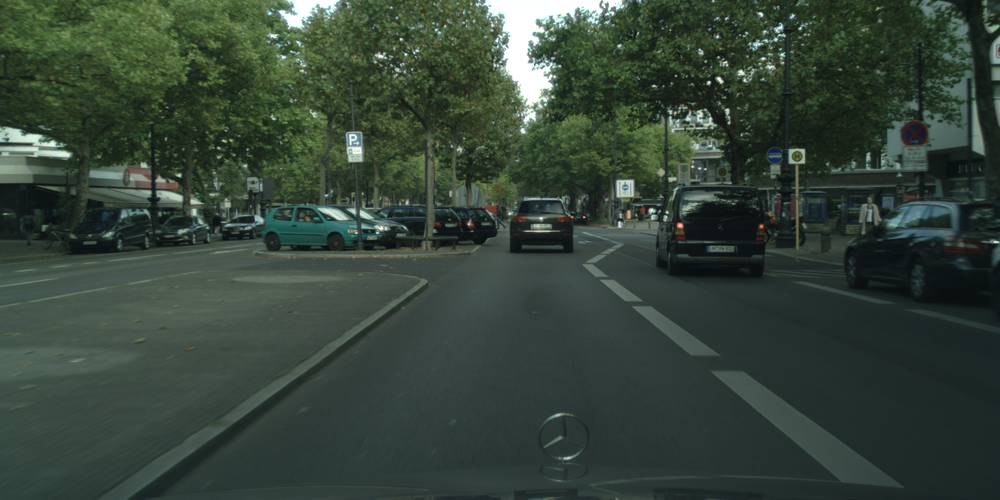
#> input picture demo/demo_pic.png, 1000 x 500 px, shrunk from 2048 x 1024 before the run, found by its file name
$ python lsd_test.py
#> lines starting #> are read from the running program, lines starting #| are printed output that depends on the picture
import cv2

def detect_lines(image_path, output):
#> called with image_path = '/home/wenhuanyao/317VO/demo/demo_pic.png'
    image = cv2.imread(image_path)
#> image is the input picture: shape (500, 1000, 3); mean B, G, R 57.3, 68.3, 53.6
    gray = cv2.cvtColor(image, cv2.COLOR_BGR2GRAY)
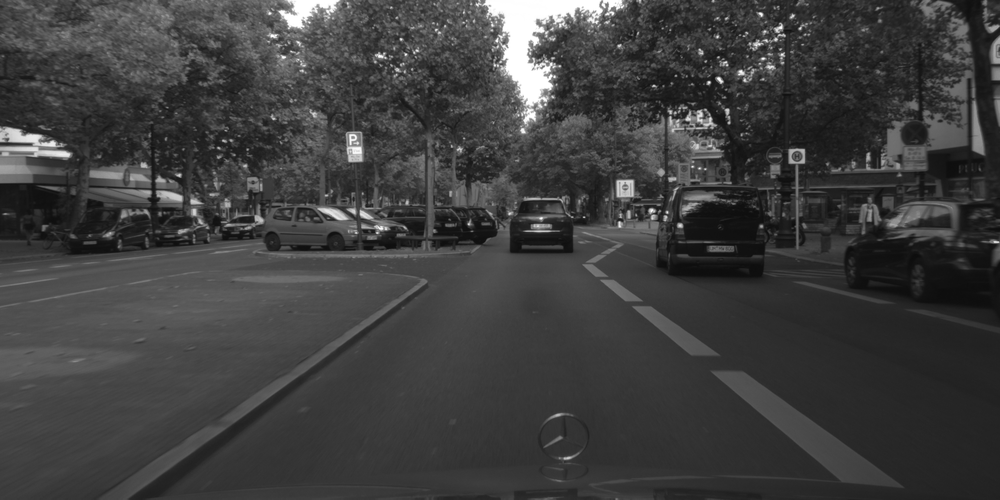
#> gray: shape (500, 1000); min 12, max 255, mean 62.6

    lsd = cv2.createLineSegmentDetector(0)
    lines, _, _, _ = lsd.detect(gray)
#> lines = 785 rows, first 6: [980.7, 242.4, 998.1, 243.2], [45.63, 133.4, 20.56, 133.9], [20.55, 128.7, 0.412, 125.9], [714.1, 78.25, 720.1, 83.5], [768.1, 20.61, 761.9, 11.42], [305.4, 205.5, 339.9, 219.3]

    drawn_image = lsd.drawSegments(image, lines)
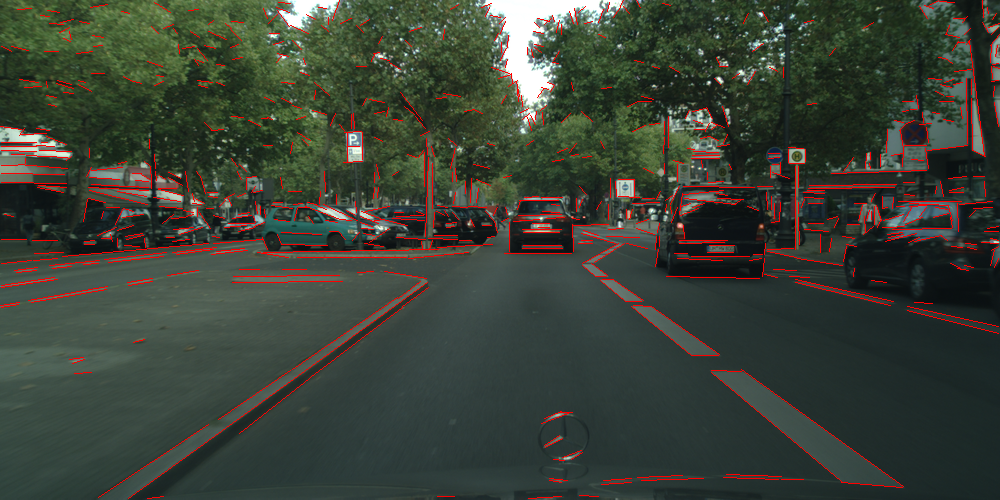
#> drawn_image: shape (500, 1000, 3); mean B, G, R 55.2, 65.8, 59.5
    cv2.imwrite(output, drawn_image)

if __name__ == "__main__":
    image_path = "/home/wenhuanyao/317VO/demo/demo_pic.png"
    output = "/home/wenhuanyao/317VO/results/demo_pic_lsd.png"
    detect_lines(image_path, output)
    print("finished")
